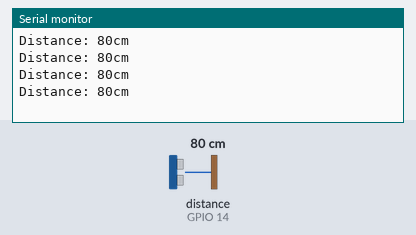
Bench run of a sketch on a simulated ESP32. Shown: the last lines printed to the serial monitor. Inputs (shaded band) come from the test bench; at power-on: distance to the obstacle (sensor on GPIO 14) 80 cm. The echo pulse lasts 58.3 µs per cm.

Above: at 1.2 s.
1.3 s: distance to the obstacle (sensor on GPIO 14) set to 2 cm
At 1.73 s:
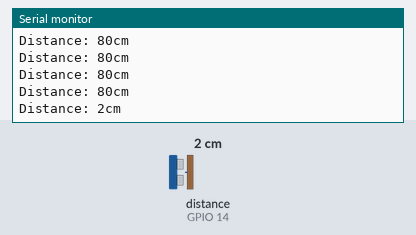
2.8 s: distance to the obstacle (sensor on GPIO 14) set to 4 cm
At 2.94 s:
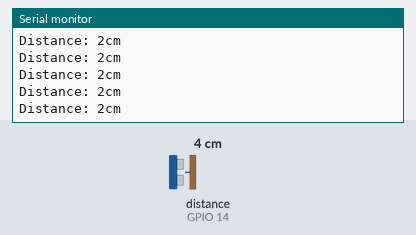
Timing chart, 0 to 5.8 s (numbered marks = the images above; inputs shaded):
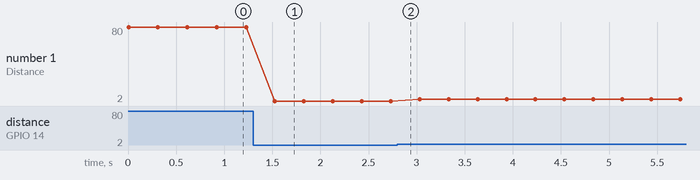

The sketch:

26_1_ultrasonic_ranging.ino
```cpp
#include <UltrasonicSensor.h>

UltrasonicSensor ultrasonic_sen(13, 14);  // [trigger_pin, echo_pin]

void setup() {
  Serial.begin(115'200);
  ultrasonic_sen.setTemperature(22);    // related to the ultrasonic device working ambient temperature (sound speed is different ==> to get more accurate data)
}

void loop() {
  Serial.printf("Distance: %dcm\n", ultrasonic_sen.distanceInCentimeters());
  delay(300);
}
```

Measured:
- after the input at 1.3 s, the serial monitor: prints a new line after 0.23 s (image 1)
- plotted number 1: 80 → 2 after the input at 1.3 s, 2 → 4 after the input at 2.8 s
